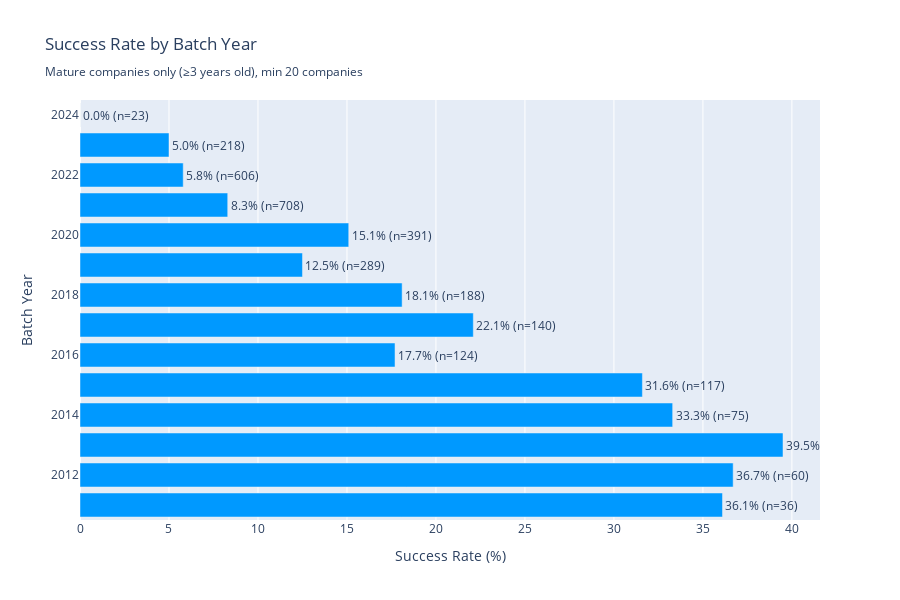

Here is the notebook cell this chart was saved with:
### Code cell
# 1. Success by Batch Year
batch_success = analyze_success_factor('batch_year', 'Success Rate by Batch Year', top_n=20)

### Figure 1 — Plotly figure (JSON) as saved in the notebook; plotly's stock layout.template omitted (floating-point values rounded to 4 significant figures)
{"data": [{"marker": {"color": "#0099FF"}, "orientation": "h", "text": ["39.5% (n=38)", "36.7% (n=60)", "36.1% (n=36)", "33.3% (n=75)", "31.6% (n=117)", "22.1% (n=140)", "18.1% (n=188)", "17.7% (n=124)", "15.1% (n=391)", "12.5% (n=289)", "8.3% (n=708)", "5.8% (n=606)", "5.0% (n=218)", "0.0% (n=23)"], "textposition": "outside", "type": "bar", "x": [39.5, 36.7, 36.1, 33.3, 31.6, 22.1, 18.1, 17.7, 15.1, 12.5, 8.3, 5.8, 5.0, 0.0], "y": [2013, 2012, 2011, 2014, 2015, 2017, 2018, 2016, 2020, 2019, 2021, 2022, 2023, 2024]}], "layout": {"height": 600, "title": {"text": "Success Rate by Batch Year<br><sub>Mature companies only (≥3 years old), min 20 companies</sub>"}, "xaxis": {"title": {"text": "Success Rate (%)"}}, "yaxis": {"title": {"text": "Batch Year"}}}}
